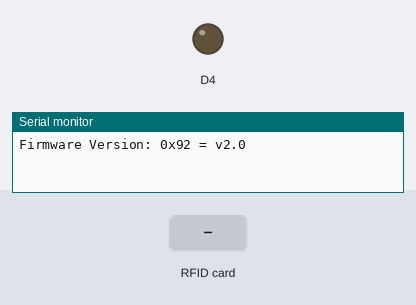
This program was run on a simulated ESP8266 (NodeMCU). On the bench: output pins drawn as LEDs (lit = HIGH), the last lines printed to the serial monitor. The test bench sets the inputs (shaded band).

Above: at 1.2 s.
1.3 s: RFID card 0C F4 3E 22 held to the reader
At 3.9 s:
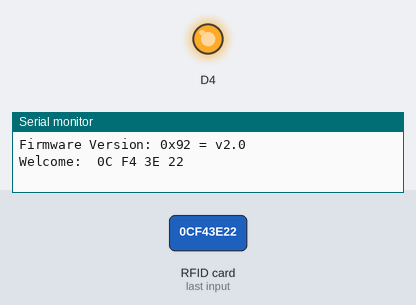
4.3 s: RFID card 5E 7A 19 C4 held to the reader
Timing chart, 0 to 7.3 s (numbered marks = the images above; inputs shaded):
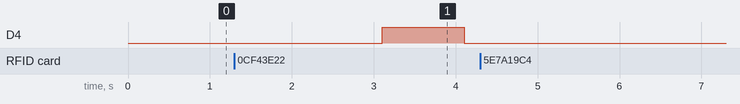

The program:

main.cpp
```cpp
#include <Arduino.h>
#include <SPI.h>
#include <MFRC522.h>
#include <Wire.h>

#define RST_PIN D3
#define SS_PIN D8


MFRC522 mfrc522(SS_PIN, RST_PIN);
String rfid_in = "";
String dump_byte_array(byte *buffer, byte bufferSize);

const int CARD_WAIT = 0;
const int CARD_TOUCH = 1;
int state;

void setup() {
  pinMode(D4,OUTPUT);
  state = CARD_WAIT;
  Serial.begin(115200);
  SPI.begin();
  mfrc522.PCD_Init();
  mfrc522.PCD_DumpVersionToSerial();
}

void loop() {
  if (state == CARD_WAIT) {
    if (mfrc522.PICC_IsNewCardPresent() && mfrc522.PICC_ReadCardSerial()) {
      state = CARD_TOUCH;
    }
    delay(1000);
  } else if (state == CARD_TOUCH) {
    rfid_in = dump_byte_array(mfrc522.uid.uidByte, mfrc522.uid.size);
    if (rfid_in == " 0C F4 3E 22") {
      digitalWrite(D4,HIGH);
      Serial.print("Welcome: ");
      Serial.println(rfid_in);
      delay(1000);
      digitalWrite(D4,LOW);
    } else {
      Serial.print("Access Denied : ");
      Serial.println(rfid_in);
    }

    Serial.print("Card UID: ");
    Serial.println(rfid_in);
    state = CARD_WAIT;
  }
 }

String dump_byte_array(byte *buffer, byte bufferSize) {
  String content = "";
  for (byte i = 0; i < bufferSize; i++) {
    content.concat(String(buffer[i] < 0x10 ? " 0" : " "));
    content.concat(String(buffer[i], HEX));
  }
  content.toUpperCase();
  return content;
}
```

Measured:
- after the input at 1.3 s, D4: LOW → HIGH after 1.8 s, → LOW 1.0 s later
